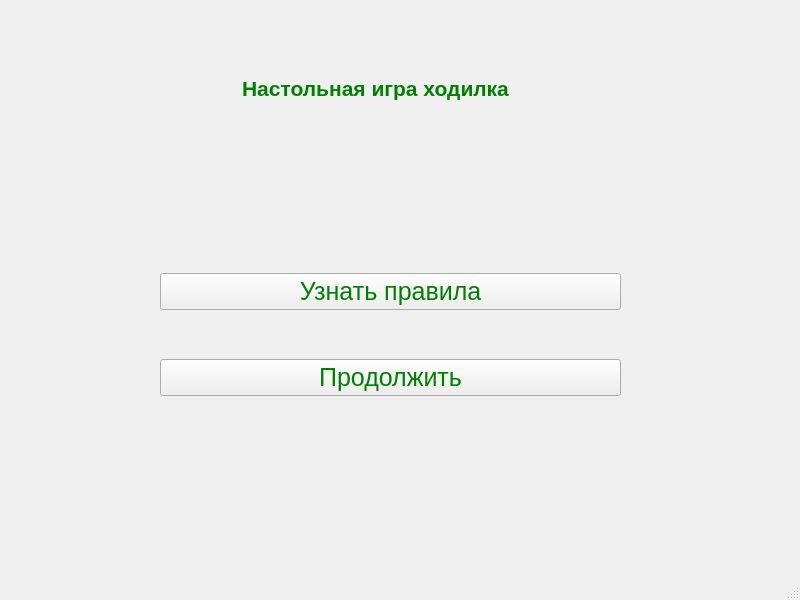
<?xml version="1.0" encoding="UTF-8"?>
<ui version="4.0">
 <class>MainWindow</class>
 <widget class="QMainWindow" name="MainWindow">
  <property name="geometry">
   <rect>
    <x>0</x>
    <y>0</y>
    <width>800</width>
    <height>600</height>
   </rect>
  </property>
  <property name="windowTitle">
   <string>MainWindow</string>
  </property>
  <widget class="QWidget" name="centralwidget">
   <widget class="QLabel" name="label">
    <property name="geometry">
     <rect>
      <x>180</x>
      <y>50</y>
      <width>391</width>
      <height>78</height>
     </rect>
    </property>
    <property name="styleSheet">
     <string notr="true">color:green;</string>
    </property>
    <property name="text">
     <string>&lt;html&gt;&lt;head/&gt;&lt;body&gt;&lt;p align=&quot;center&quot;&gt;&lt;span style=&quot; font-size:16pt; font-weight:700;&quot;&gt;Настольная игра ходилка&lt;/span&gt;&lt;/p&gt;&lt;/body&gt;&lt;/html&gt;</string>
    </property>
   </widget>
   <widget class="QWidget" name="">
    <property name="geometry">
     <rect>
      <x>160</x>
      <y>230</y>
      <width>461</width>
      <height>211</height>
     </rect>
    </property>
    <layout class="QVBoxLayout" name="verticalLayout">
     <item>
      <widget class="QPushButton" name="pushButton_2">
       <property name="styleSheet">
        <string notr="true">color:green;
font-size:25px;</string>
       </property>
       <property name="text">
        <string>Узнать правила</string>
       </property>
      </widget>
     </item>
     <item>
      <widget class="QPushButton" name="pushButton">
       <property name="styleSheet">
        <string notr="true">color:green;
font-size:25px;</string>
       </property>
       <property name="text">
        <string>Продолжить</string>
       </property>
      </widget>
     </item>
    </layout>
   </widget>
  </widget>
  <widget class="QMenuBar" name="menubar">
   <property name="geometry">
    <rect>
     <x>0</x>
     <y>0</y>
     <width>800</width>
     <height>25</height>
    </rect>
   </property>
  </widget>
  <widget class="QStatusBar" name="statusbar"/>
 </widget>
 <resources/>
 <connections/>
</ui>
